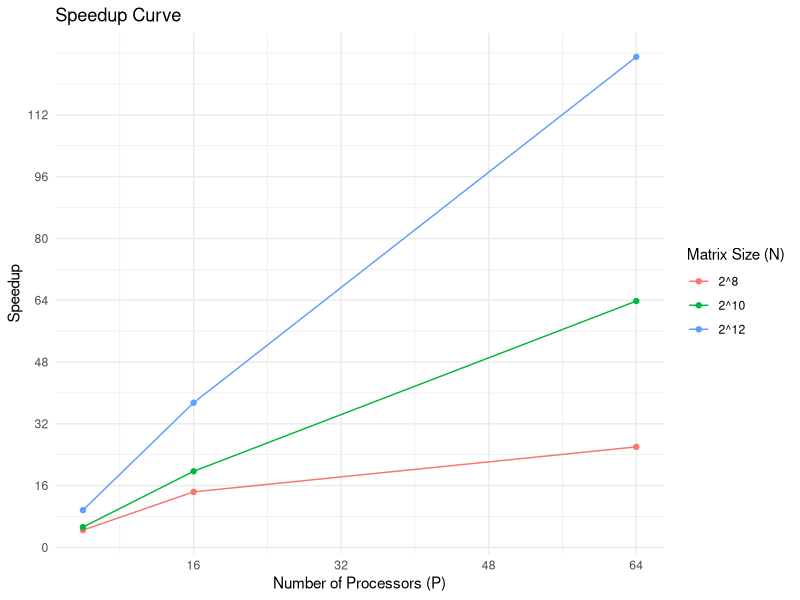
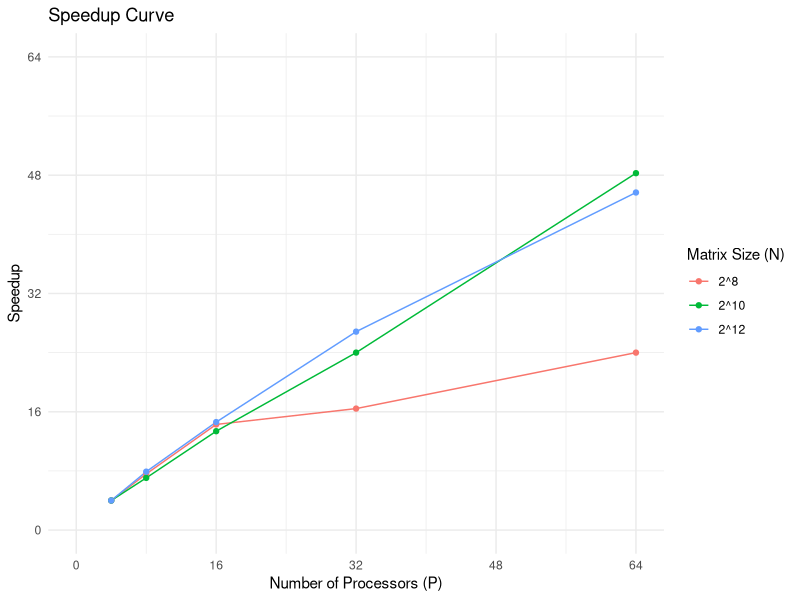

Write R code to recreate these figures, in order.
library(ggplot2)

# Create a data frame with the results
results <- data.frame(
  N = c(rep(2^8, 3), rep(2^10, 3), rep(2^12, 3)),
  P = c(2^2, 2^4, 2^6, 2^2, 2^4, 2^6, 2^2, 2^4, 2^6),
  Speedup = c(0.090545/0.020182, 0.090545/0.006294, 0.090545/0.003478,
              6.119090/1.163175, 6.119090/0.310421, 6.119090/0.095925,
              707.989130/73.364430, 707.989130/18.900791, 707.989130/5.574106)
)

# Create a function to transform the legend labels
label_transform <- function(n) {
  sapply(n, function(x) paste0("2^", log2(as.numeric(x))))
}

# Plot the speedup curve
graph <- ggplot(results, aes(x = P, y = Speedup, group = N, color = as.factor(N))) +
  geom_line() +
  geom_point() +
  scale_x_continuous(breaks = seq(0, max(results$Speedup), by = 16)) +
  scale_y_continuous(breaks = seq(0, max(results$Speedup), by = 16)) +
  scale_color_discrete(labels = label_transform) +
  labs(title = "Speedup Curve", x = "Number of Processors (P)", y = "Speedup", color = "Matrix Size (N)") +
  theme_minimal()

# Save the plot
ggsave("~/project3/report/speedup_curve.png", graph, width = 4, height = 5, dpi = 300)

library(ggplot2)

# Create a data frame with the new results
results <- data.frame(
  N = c(rep(2^8, 5), rep(2^10, 5), rep(2^12, 5)),
  P = c(2^2, 2^3, 2^4, 2^5, 2^6, 2^2, 2^3, 2^4, 2^5, 2^6, 2^2, 2^3, 2^4, 2^5, 2^6),
  Time = c(0.039433, 0.020771, 0.011038, 0.009600, 0.006572,
           2.123300, 1.203297, 0.635084, 0.353849, 0.175946,
           73.409207, 37.168124, 20.105683, 10.941110, 6.431338)
)

# Calculate the speedup using the new definition
results$BaseTime <- with(results, ave(Time, N, FUN = function(x) x[1]))
results$Speedup <- with(results, BaseTime / Time * 4)

# Create a function to transform the legend labels
label_transform <- function(n) {
  sapply(n, function(x) paste0("2^", log2(as.numeric(x))))
}

# Plot the speedup curve
graph <- ggplot(results, aes(x = P, y = Speedup, group = N, color = as.factor(N))) +
  geom_line() +
  geom_point() +
  scale_x_continuous(breaks = seq(0, 64, by = 16), limits=c(0, 64)) +
  scale_y_continuous(breaks = seq(0, 64, by = 16), limits=c(0, 64)) +
  scale_color_discrete(labels = label_transform) +
  labs(title = "Speedup Curve", x = "Number of Processors (P)", y = "Speedup", color = "Matrix Size (N)") +
  theme_minimal()

# Save the plot
ggsave("~/project3/report/speedup_curve_appendex.png", graph, width = 5, height = 4, dpi = 300)
